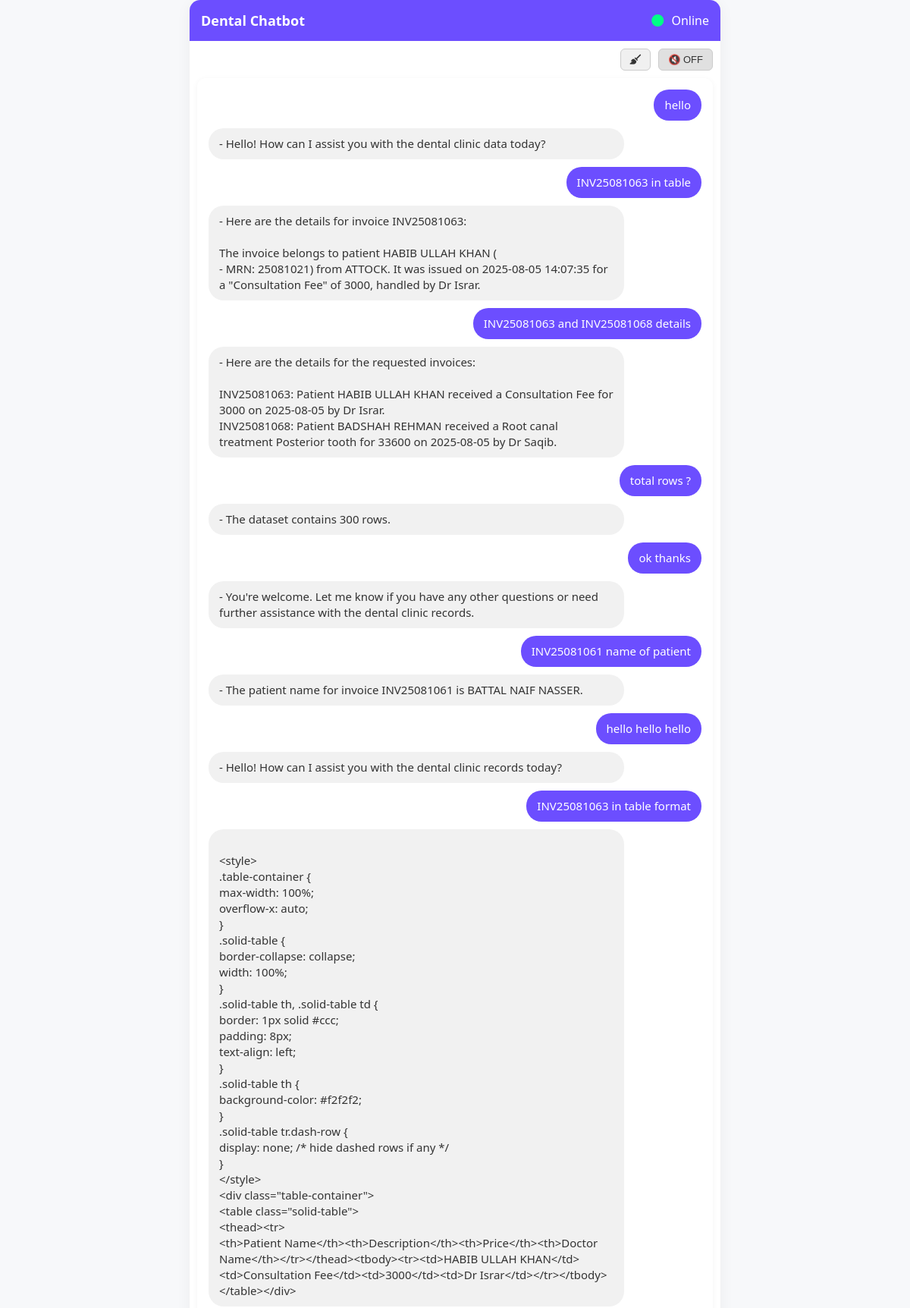
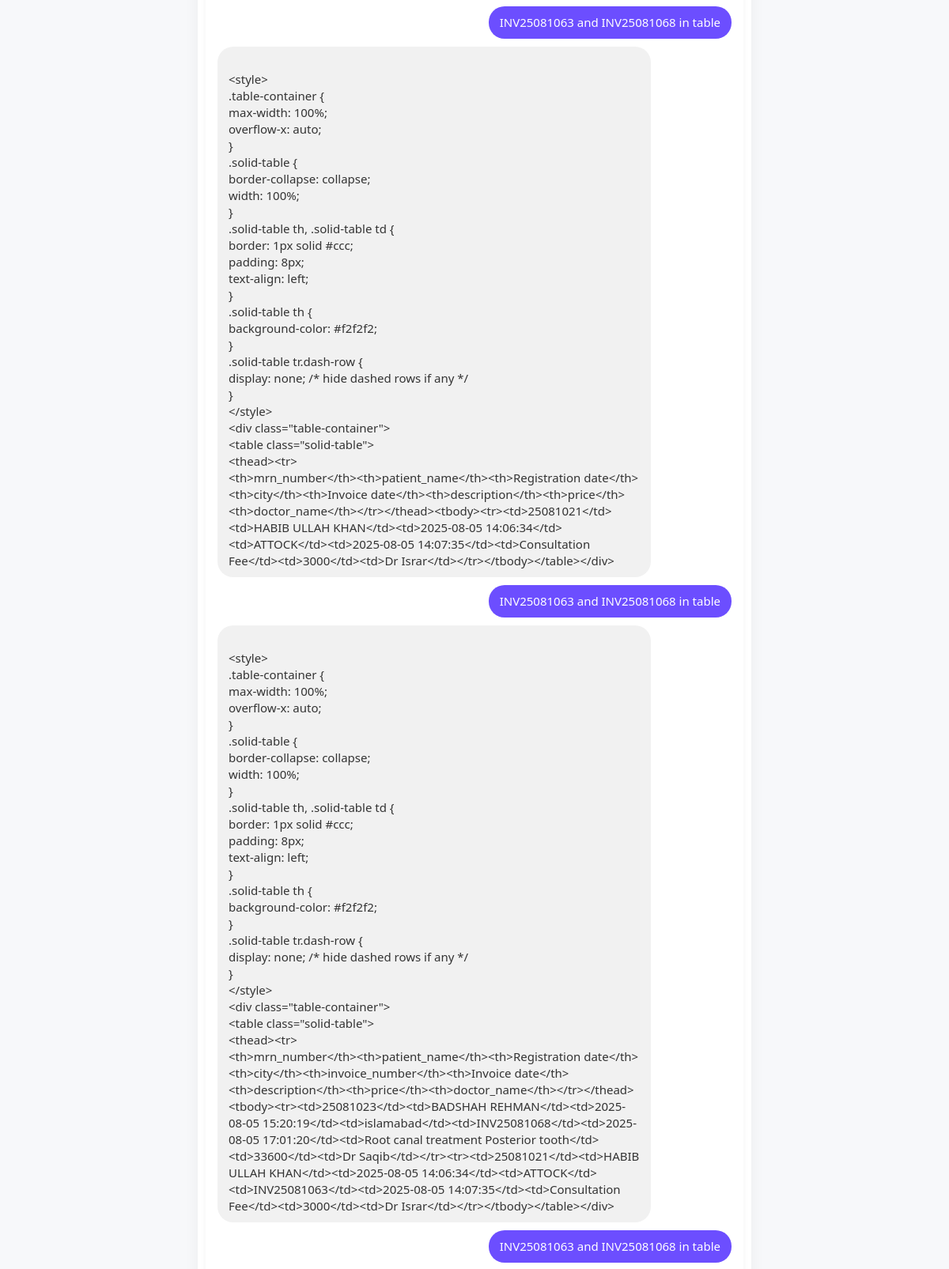
The page / (upper part) on the database its author committed (2 pictures, top to bottom).
### tables this page shows
CREATE TABLE chat_history (id INTEGER PRIMARY KEY, message TEXT, response TEXT);

### app.py (the view)
@app.route('/')
def index():
    current_file = get_current_file()
    conn = sqlite3.connect(DB_FILE)
    cursor = conn.cursor()
    cursor.execute("SELECT message, response FROM chat_history")
    history = cursor.fetchall()
    conn.close()
    return render_template('index.html', history=history, filename=current_file)

### app.py (called while the page is built)
def get_current_file():
    conn = sqlite3.connect(DB_FILE)
    cursor = conn.cursor()
    cursor.execute("SELECT filename FROM current_file ORDER BY id DESC LIMIT 1")
    result = cursor.fetchone()
    conn.close()
    return result[0] if result else None

### templates/index.html (shortened to what this page needs)
<!DOCTYPE html>
<html>
<head>
    <link rel="stylesheet" href="{{ url_for('static', filename='style.css') }}">
    <link rel="stylesheet" href="https://cdnjs.cloudflare.com/ajax/libs/font-awesome/6.5.0/css/all.min.css">
</head>
<body>
<div class="main-card">
    <div class="header">
        <h2>Dental Chatbot </h2>
        <span class="status"><i class="fa fa-circle"></i> Online</span>
    </div>
    <div style="display: flex; justify-content: flex-end; padding: 10px;">
        <div style="display: flex; gap: 10px; align-items: center;">
            <button type="button" id="clearChatBtn" title="Clear Chat" style="
                background-color: #f0f0f0;
                border: 1px solid #ccc;
                color: #333;
                padding: 6px 12px;
                font-size: 13px;
                border-radius: 6px;
                cursor: pointer;
                transition: background 0.3s;
            ">
              <i class="fa fa-broom"></i>
            </button>
            <button type="button" id="speakToggle" class="off" title="Toggle speak" style="
                background-color: #e0e0e0;
                border: 1px solid #ccc;
                color: #333;
                padding: 6px 12px;
                font-size: 13px;
                border-radius: 6px;
                cursor: pointer;
                transition: background 0.3s;
            ">
              🔇 OFF
            </button>
        </div>
    </div>
    <div class="chat-box" id="chatHistory">
        {% if history %}
            {% for message, response in history %}
                <div class="chat-entry user-msg">
                    <div class="bubble user">{{ message }}</div>
                </div>
                <div class="chat-entry bot-msg">
                    <div class="bot-controls">
                        <div class="bubble bot">{{ response }}</div>
                    </div>
                </div>
            {% endfor %}
        {% else %}
            <div class="chat-entry bot-msg">
                <div class="bot-controls">
                    <div class="bubble bot">Hello! I'm ready to assist you. How can I help you today?</div>
                </div>
            </div>
        {% endif %}
    </div>
</div>
</body>
</html>

### static/style.css (style rules this page uses)
body { margin: 0; font-family: 'Segoe UI', sans-serif; background-color: #f7f8fa; color: #333; height: 100vh; display: flex; flex-direction: column; }
.main-card { max-width: 700px; width: 100%; margin: auto; background: white; border-radius: 14px; box-shadow: 0 4px 20px rgba(0, 0, 0, 0.05); display: flex; flex-direction: column; max-height: 100vh; height: 100vh; box-sizing: border-box; }
.header { background-color: #6c4eff; color: white; padding: 15px; border-top-left-radius: 14px; border-top-right-radius: 14px; display: flex; justify-content: space-between; align-items: center; }
.header h2 { margin: 0; font-size: 18px; }
.status i { color: #00ff87; margin-right: 6px; }
.chat-box { flex: 1; width: calc(100% - 20px); min-width: 300px; overflow-y: auto; padding: 15px; flex-shrink: 0; box-sizing: border-box; background-color: white; border-radius: 12px; box-shadow: 0 2px 8px rgba(0,0,0,0.05); margin: 0 10px 10px; }
.chat-entry { margin-bottom: 10px; animation: fadeIn 0.4s ease-in; }
.chat-entry.user-msg { text-align: right; }
.chat-entry.bot-msg { text-align: left; }
.bubble { display: inline-block; padding: 10px 14px; border-radius: 20px; max-width: 80%; font-size: 15px; word-wrap: break-word; line-height: 1.4; }
.bubble.user { background-color: #6c4eff; color: white; }
.bubble.bot { background-color: #f1f1f1; }
#clearChatBtn { background-color: #ff4d4d; border-radius: 20px; font-size: 13px; padding: 10px 16px; width: auto; }
#speakToggle { background-color: #333; font-size: 13px; padding: 10px 16px; border-radius: 20px; width: auto; }

### templates/index.html (style rules this page uses)
.bot-controls { display: flex; align-items: center; justify-content: space-between; }
.bot-controls .bubble { flex: 1; }
.bubble.bot { white-space: pre-line; }

### rows shown on the page
chat_history: message "hello", response "- Hello! How can I assist you with the dental clinic data today?"
chat_history: message "INV25081063 in table", response "- Here are the details for invoice INV25081063: The invoice belongs to patient HABIB ULLAH KHAN ( - MRN: 25081021) from ATTOCK. It was issued on 2025-08-05 14:07:35 for a \"Consultation Fee\" of 3000, handled by Dr Israr."
chat_history: message "INV25081063 and INV25081068 details", response "- Here are the details for the requested invoices: INV25081063: Patient HABIB ULLAH KHAN received a Consultation Fee for 3000 on 2025-08-05 by Dr Israr. INV25081068: Patient BADSHAH REHMAN received a Root canal treatment Posterior tooth for 33600 on 2025-08-05 by Dr Saqib."
chat_history: message "total rows ?", response "- The dataset contains 300 rows."
chat_history: message "ok thanks", response "- You're welcome. Let me know if you have any other questions or need further assistance with the dental clinic records."
chat_history: message "INV25081061 name of patient", response "- The patient name for invoice INV25081061 is BATTAL NAIF NASSER."
chat_history: message "hello hello hello", response "- Hello! How can I assist you with the dental clinic records today?"
chat_history: message "INV25081063 in table format", response "<style> .table-container { max-width: 100%; overflow-x: auto; } .solid-table { border-collapse: collapse; width: 100%; } .solid-table th, .solid-table td { border: 1px solid #ccc; padding: 8px; text-align: left; } .solid-table th { background-color: #f2f2f2; } .solid-table tr.dash-row { display: none; /* hide dashed rows if any */ } </style> <div class=\"table-container\"> <table class=\"solid-table\"> <thead><tr> <th>Patient Name</th><th>Description</th><th>Price</th><th>Doctor Name</th></tr></thead><tbody><tr><td>HABIB ULLAH KHAN</td><td>Consultation Fee</td><td>3000</td><td>Dr Israr</td></tr></tbody></table></div>"
chat_history: message "INV25081063 and INV25081068 in table", response "<style> .table-container { max-width: 100%; overflow-x: auto; } .solid-table { border-collapse: collapse; width: 100%; } .solid-table th, .solid-table td { border: 1px solid #ccc; padding: 8px; text-align: left; } .solid-table th { background-color: #f2f2f2; } .solid-table tr.dash-row { display: none; /* hide dashed rows if any */ } </style> <div class=\"table-container\"> <table class=\"solid-table\"> <thead><tr> <th>mrn_number</th><th>patient_name</th><th>Registration date</th><th>city</th><th>Invoice date</th><th>description</th><th>price</th><th>doctor_name</th></tr></thead><tbody><tr><td>25081021</td><td>HABIB ULLAH KHAN</td><td>2025-08-05 14:06:34</td><td>ATTOCK</td><td>2025-08-05…"
chat_history: message "INV25081063 and INV25081068 in table", response "<style> .table-container { max-width: 100%; overflow-x: auto; } .solid-table { border-collapse: collapse; width: 100%; } .solid-table th, .solid-table td { border: 1px solid #ccc; padding: 8px; text-align: left; } .solid-table th { background-color: #f2f2f2; } .solid-table tr.dash-row { display: none; /* hide dashed rows if any */ } </style> <div class=\"table-container\"> <table class=\"solid-table\"> <thead><tr> <th>mrn_number</th><th>patient_name</th><th>Registration date</th><th>city</th><th>invoice_number</th><th>Invoice date</th><th>description</th><th>price</th><th>doctor_name</th></tr></thead><tbody><tr><td>25081023</td><td>BADSHAH REHMAN</td><td>2025-08-05…"
chat_history: message "INV25081063 and INV25081068 in table"
